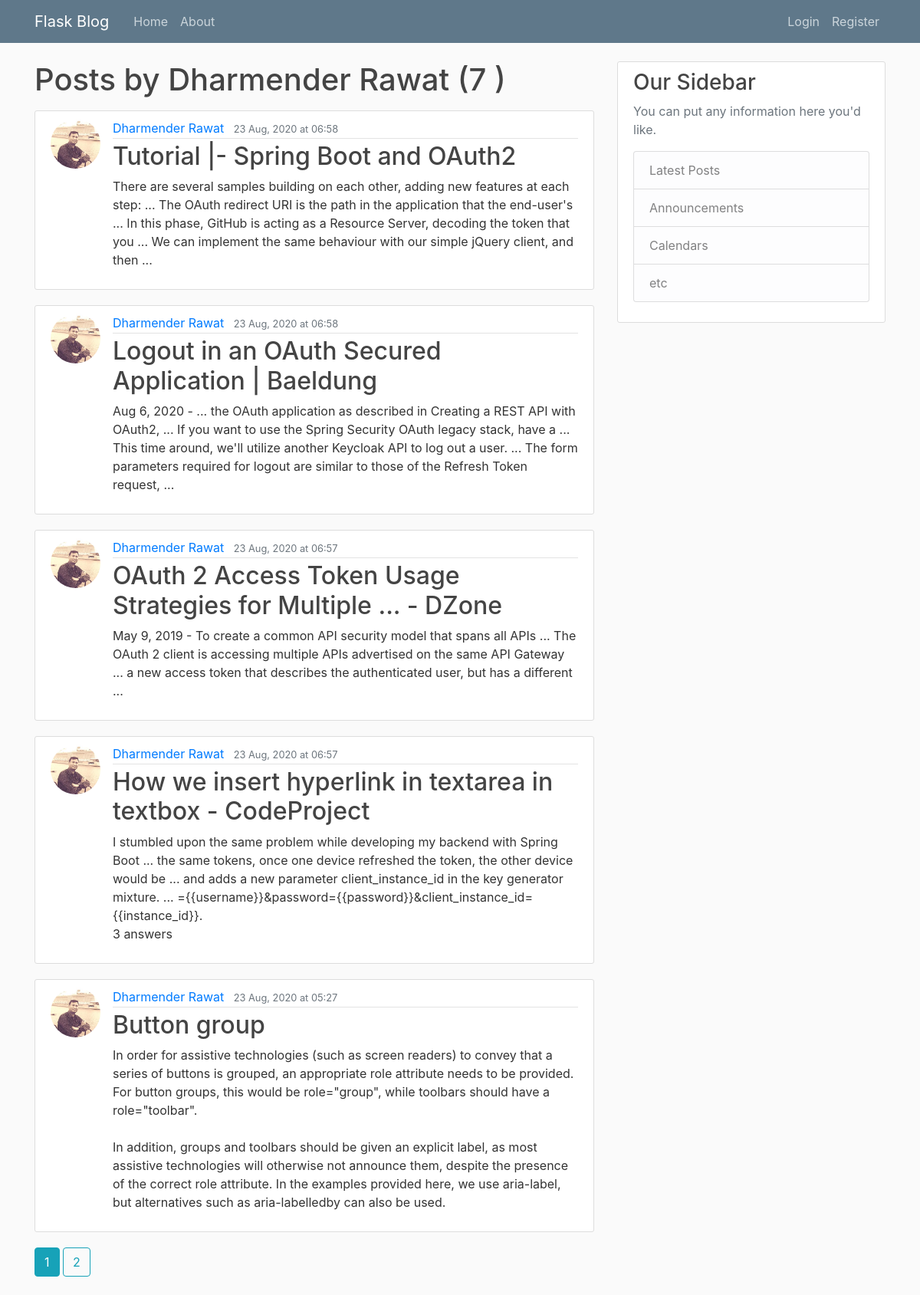
The app's page /user/posts/Dharmender Rawat with its own data.
### blog/models.py (models this page shows, shortened)
class User (db.Model, UserMixin):
    id = db.Column(db.Integer, primary_key = True)
    username = db.Column(db.String(20), unique = True, nullable = False)
    email = db.Column(db.String(120), unique=True, nullable=False)
    image_file = db.Column(db.String(20), nullable=False, default = 'default.jpg')
    password = db.Column(db.String(60), nullable=False)
    posts = db.relationship('Post', backref = 'author', lazy = True)

class Post(db.Model):
    id = db.Column('post_id', db.Integer, primary_key=True)
    title = db.Column(db.String(120),  nullable=False)
    date_posted = db.Column(db.DateTime, nullable=False, default = datetime.utcnow)
    contents = db.Column(db.Text, nullable = False)
    user_id = db.Column(db.Integer, db.ForeignKey('user.id'), nullable = False)

### blog/users/routes.py (the view)
@users_bp.route("/user/posts/<username>")
def user_posts(username):
    page = request.args.get('page', 1, type=int)
    user = User.query.filter_by(username=username).first_or_404()
    posts = Post.query.filter_by(author=user)\
                        .order_by(Post.date_posted.desc())\
                        .paginate(page=page, per_page=5)
    return render_template('user_posts.html', posts=posts, title=username + "'s Post", date_format=date_format, user=user)

### blog/main/utils.py (called while the page is built)
def date_format(mydate):
    mydate = mydate.replace(tzinfo=pytz.UTC)
    mydate = mydate.replace(tzinfo=pytz.UTC)
    return mydate.astimezone(tzlocal()).strftime('%d %b, %Y at %H:%M')

### blog/templates/user_posts.html
{% extends "layout.html" %}
{% block content %}
<h1 class="mb-3">Posts by {{user.username}} ({{ posts .total}} ) </h1>
{% for post in posts.items %}
<article class="media content-section">
    <img class="rounded-circle article-img"
         src="{{ url_for('static', filename='profile_pics/' + post.author.image_file) }}">
    <div class="media-body">
        <div class="article-metadata">
            <a class="mr-2" href="{{ url_for('users_bp.user_posts', username=post.author.username )}}">{{ post.author.username }}</a>
            <small class="text-muted">{{ date_format(post.date_posted) }}</small>
        </div>
        <h2><a class="article-title" href="{{ url_for('posts_bp.post', post_id=post.id) }}">{{ post.title }}</a></h2>
        <p class="article-content">{{ post.contents }}</p>
    </div>
</article>
{% endfor %}
{%  for page_num in posts.iter_pages(left_edge=1, right_edge=1, left_current=1, right_current=2) %}
    {%  if page_num %}
        {% if posts.page == page_num %}
        <a class="btn btn-info mb-4"    href="{{ url_for('users_bp.user_posts', username=user.username, page=page_num)}}"> {{page_num}} </a>
        {% else %}
        <a class="btn btn-outline-info mb-4"    href="{{ url_for('users_bp.user_posts', username=user.username, page=page_num)}}"> {{page_num}} </a>
        {% endif %}
    {%  else %}
    ...
    {%  endif %}
{%  endfor %}
{% endblock %}

### blog/static/main.css (style rules this page uses)
body { background: #fafafa; color: #333333; margin-top: 5rem; }
h1, h2, h3, h4, h5, h6 { color: #444444; }
.content-section { background: #ffffff; padding: 10px 20px; border: 1px solid #dddddd; border-radius: 3px; margin-bottom: 20px; }
.article-title { color: #444444; }
.article-content { white-space: pre-line; }
.article-img { height: 65px; width: 65px; margin-right: 16px; }
.article-metadata { padding-bottom: 1px; margin-bottom: 4px; border-bottom: 1px solid #e3e3e3 }

### records on screen
User: username "Dharmender Rawat"
Post: image_file (picture), author.username "Dharmender Rawat", date_posted "23 Aug, 2020 at 06:58", title "Tutorial |- Spring Boot and OAuth2", contents "There are several samples building on each other, adding new features at each step: ... The OAuth redirect URI is the path in the application that the end-user's ... In this phase, GitHub is acting as a Resource Server, decoding the token that you ... We can implement the same behaviour with our simple jQuery client, and then ..."
Post: image_file (picture), author.username "Dharmender Rawat", date_posted "23 Aug, 2020 at 06:58", title "Logout in an OAuth Secured Application | Baeldung", contents "Aug 6, 2020 - ... the OAuth application as described in Creating a REST API with OAuth2, ... If you want to use the Spring Security OAuth legacy stack, have a ... This time around, we'll utilize another Keycloak API to log out a user. ... The form parameters required for logout are similar to those of the Refresh Token request, ..."
Post: image_file (picture), author.username "Dharmender Rawat", date_posted "23 Aug, 2020 at 06:57", title "OAuth 2 Access Token Usage Strategies for Multiple ... - DZone", contents "May 9, 2019 - To create a common API security model that spans all APIs ... The OAuth 2 client is accessing multiple APIs advertised on the same API Gateway ... a new access token that describes the authenticated user, but has a different ..."
Post: image_file (picture), author.username "Dharmender Rawat", date_posted "23 Aug, 2020 at 06:57", title "How we insert hyperlink in textarea in textbox - CodeProject", contents "I stumbled upon the same problem while developing my backend with Spring Boot ... the same tokens, once one device refreshed the token, the other device would be ... and adds a new parameter client_instance_id in the key generator mixture. ... ={{username}}&password={{password}}&client_instance_id={{instance_id}}. 3 answers"
Post: image_file (picture), author.username "Dharmender Rawat", date_posted "23 Aug, 2020 at 05:27", title "Button group", contents "In order for assistive technologies (such as screen readers) to convey that a series of buttons is grouped, an appropriate role attribute needs to be provided. For button groups, this would be role=\"group\", while toolbars should have a role=\"toolbar\". In addition, groups and toolbars should be given an explicit label, as most assistive technologies will otherwise not announce them, despite the presence of the correct role attribute. In the examples provided here, we use aria-label, but alternatives such as aria-labelledby can also be used."

### other values on screen
{{ posts .total }} "7"
{{ page_num }} "1"
{{ page_num }} "2"
